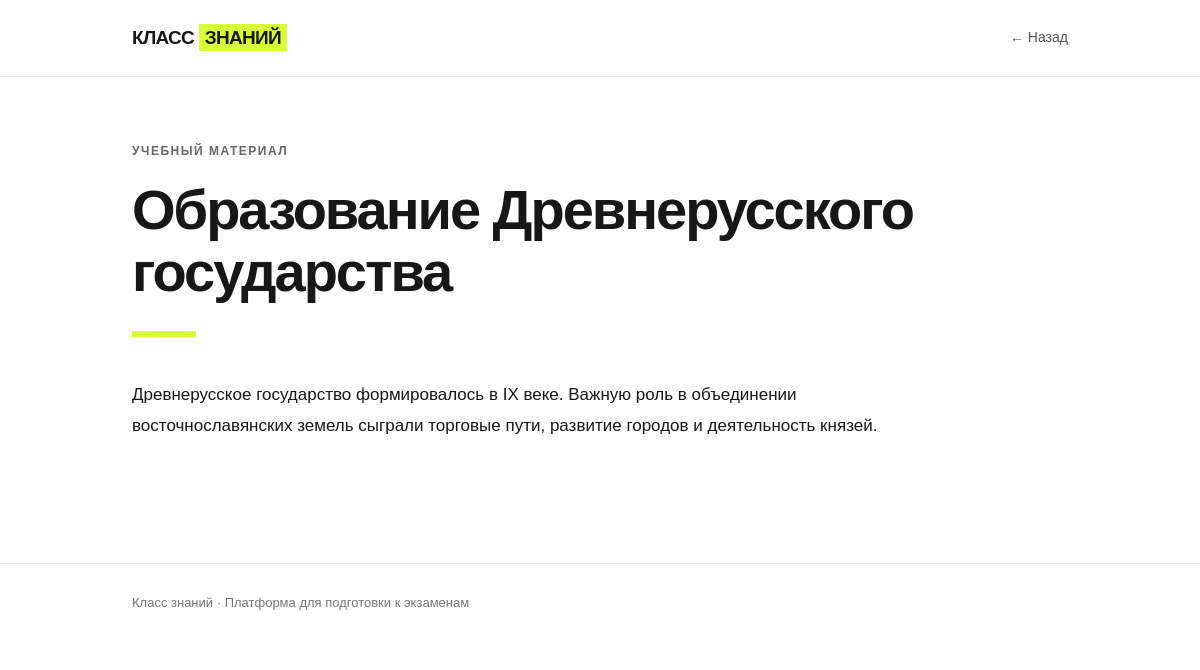
/lesson/1/, run on the app's committed database.
### learning/models.py (models this page shows, shortened)
class Lesson(models.Model):
    SPECIAL_CATEGORY_CHOICES = [
        ("", "Обычная подтема"),
        ("culture", "Культура"),
        ("maps", "Разборы на карте"),
    ]
    topic = models.ForeignKey(
        Topic,
        on_delete=models.CASCADE,
        related_name="lessons",
        verbose_name="Тематический блок"
    )
    title = models.CharField("Название подтемы", max_length=200)
    description = models.TextField("Краткое описание", blank=True)
    content = models.TextField("Теория", blank=True)
    completion_percent = models.PositiveSmallIntegerField("Выполнение, %", default=0)
    order = models.PositiveIntegerField("Порядок", default=0)
    is_published = models.BooleanField("Опубликована", default=False)
    special_category = models.CharField(
        "Особая категория",
        max_length=20,
        choices=SPECIAL_CATEGORY_CHOICES,
        blank=True,
        default="",
    )
    class Meta:
        verbose_name = "Подтема"
        verbose_name_plural = "Подтемы"
        ordering = ["order", "id"]

### learning/views.py (the view, shortened to what this page needs)
def lesson_detail(request, lesson_id):
    lesson = get_object_or_404(Lesson, id=lesson_id, is_published=True)
    student = _current_student(request)
    progress = None
    return render(
        request,
        "learning/lesson_detail.html",
        {"lesson": lesson, "progress": progress},
    )

### learning/views.py (called while the page is built)
def _current_student(request):
    student_id = request.session.get("student_id")
    if not student_id:
        return None
    return Student.objects.filter(
        id=student_id,
        access__is_active=True,
    ).first()

### learning/templates/learning/lesson_detail.html (shortened to what this page needs)
<!DOCTYPE html>
<html lang="ru">
<head>
</head>
<body>
    <header>
        <div class="container header-inner">
            <a class="logo" href="/">КЛАСС <span>ЗНАНИЙ</span></a>
            <a class="back-link" href="javascript:history.back()">← Назад</a>
        </div>
    </header>
    <main>
        <div class="container">
            <p class="eyebrow">УЧЕБНЫЙ МАТЕРИАЛ</p>
            <h1>{{ lesson.title }}</h1>
            <div class="accent-line"></div>
            <article class="lesson-content">
                {{ lesson.content|linebreaks }}
            </article>
        </div>
    </main>
    <footer>
        <div class="container">
            Класс знаний · Платформа для подготовки к экзаменам
        </div>
    </footer>
</body>
</html>

### learning/templates/learning/lesson_detail.html (style rules this page uses)
* { box-sizing: border-box; }
body { margin: 0; background: #ffffff; color: #171717; font-family: Arial, sans-serif; line-height: 1.7; }
a { color: inherit; text-decoration: none; }
.container { max-width: 1000px; margin: 0 auto; padding: 0 32px; }
header { border-bottom: 1px solid #e5e5e5; }
.header-inner { min-height: 76px; display: flex; align-items: center; justify-content: space-between; gap: 20px; }
.logo { font-size: 19px; font-weight: 700; letter-spacing: -0.7px; }
.logo span { background: #d7ff38; padding: 3px 6px; }
.back-link { font-size: 14px; color: #555555; }
main { padding: 64px 0 100px; }
.eyebrow { margin: 0 0 18px; color: #666666; font-size: 12px; font-weight: 700; letter-spacing: 1.5px; text-transform: uppercase; }
h1 { max-width: 800px; margin: 0 0 28px; font-size: clamp(34px, 5vw, 56px); line-height: 1.1; letter-spacing: -2px; }
.accent-line { width: 64px; height: 6px; margin-bottom: 42px; background: #d7ff38; }
.lesson-content { max-width: 760px; font-size: 17px; line-height: 1.85; }
.lesson-content p { margin: 0 0 22px; }
footer { padding: 28px 0; border-top: 1px solid #e5e5e5; color: #777777; font-size: 13px; }

### data on the page
Lesson: title "Образование Древнерусского государства", content "Древнерусское государство формировалось в IX веке. Важную роль в объединении восточнославянских земель сыграли торговые пути, развитие городов и деятельность князей."
